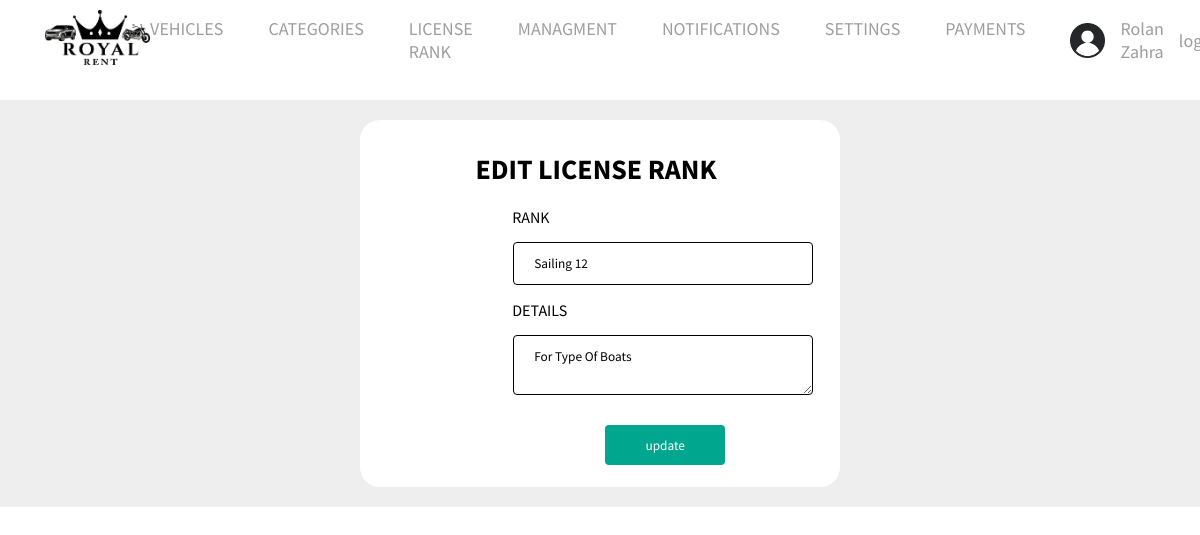
/admin/editlincenesranks.php?id=34 (signed in), run on the app's committed database.
### tables this page shows
CREATE TABLE `settings` (
  `id` int(11) NOT NULL,
  `name` varchar(111) NOT NULL,
  `logo` varchar(111) NOT NULL,
  `email` varchar(111) NOT NULL,
  `phone` varchar(111) NOT NULL,
  `whatsapp` varchar(111) NOT NULL,
  `facebook` varchar(111) NOT NULL,
  `instagram` varchar(111) NOT NULL,
  `address` varchar(111) NOT NULL
);

CREATE TABLE `lincenesrank` (
  `id` int(11) NOT NULL,
  `code` varchar(111) NOT NULL,
  `details` varchar(111) NOT NULL,
  `user_id` int(11) NOT NULL
);

### admin/editlincenesranks.php (the view, shortened to what this page needs)
<?php
$selected = 'dashboradAdd';
include("include/header.php");
$id = $_GET['id'];
if ($id && is_numeric($id)) {
    $stmt = $con->prepare("select * from    lincenesrank where id=? limit 1");
    $stmt->execute(array($id));
    $count = $stmt->rowCount();
    if ($count > 0) {
        $lincenesrank = $stmt->fetch();
    } else {
        header("Location:lincenesrank.php");
        exit;
    }
}
$code = $lincenesrank['code'];
$details = $lincenesrank['details'];
$errors = [];
?>
<?php
if ($errors) {
    foreach ($errors as $error) {
?>
        <div class="AlertMessage">
            <div class="alert alertError">
                <?php echo  '<p">' . $error . '</p>'; ?>
            </div>
        </div><br><br>
<?php }
} ?><div class="data">
    <div class="items">
        <div class="header">
            <h1>EDIT LICENSE RANK</h1>
        </div>
        <div class="text-center">
            <form action="<?php $_SERVER['PHP_SELF'] ?>" method="POST">
                <label for="fname"> RANK</label>
                <input type="text" id="code" name="code" value="<?php echo $code ?>">
                <label for="fname"> DETAILS</label>
                <textarea name="details"><?php echo $details ?></textarea>
                <input type="submit" value="update" class="btn-post">
            </form>
        </div>
    </div>
</div>

### admin/include/header.php (shortened to what this page needs)
<?php
require_once "connect.php";
?>
<!DOCTYPE html>
<html lang="en">
<head>
    <link rel="stylesheet" href="Styles/global.css">
    <link rel="stylesheet" href="Styles/navbar.css">
    <link rel="stylesheet" href="Styles/footer.css">
    <?php if ($selected == 'dashborad') { ?>
        <link rel="stylesheet" href="../Styles/dashborad.css">
    <?php } else if ($selected == 'dashboradAdd') { ?>
        <link rel="stylesheet" href="../Styles/dashboradAdd.css">
    <?php
    } else {
    ?>
        <link rel="stylesheet" href="../Styles/admin.css">
    <?php } ?>
    <link rel="stylesheet" href="https://cdnjs.cloudflare.com/ajax/libs/font-awesome/6.1.1/css/all.min.css" />
</head>
<body>
    <div class="navigation">
        <div class="nav-Content">
            <?php
            $stmt = $con->prepare('select *  from settings where id=1');
            $stmt->execute();
            $stting = $stmt->fetch();
            ?>
            <a ><img class="Logo" src="../images/<?php echo $stting['logo'] ?> " alt="Logo"></a>
            <ul class="nav-links" id="navLinks">
                <li class="test-menu"><a <?php if (
                                                basename($_SERVER['PHP_SELF']) == "vehicles.php" ||
                                                basename($_SERVER['PHP_SELF']) == 'user_vehicles.php' ||
                                                basename($_SERVER['PHP_SELF']) == 'receipt_vehicles.php' ||
                                                basename($_SERVER['PHP_SELF']) == 'commentsuser.php'
                                            ) {
                                                echo "class='selected'";
                                            } ?>>VEHICLES</a>
        </li>
        <li><a <?php if (basename($_SERVER['PHP_SELF']) == "categories.php") {
                    echo "class='selected'";
                } ?> href="categories.php">CATEGORIES</a></li>
        <li><a <?php if (basename($_SERVER['PHP_SELF']) == "lincenesrank.php") {
                    echo "class='selected'";
                } ?> href="lincenesrank.php">LICENSE RANK </a></li>
        <?php
        if ($_SESSION["role"] == 'admin') { ?>
            <li class="test-menu"><a <?php if (
                                            basename($_SERVER['PHP_SELF']) == "worker.php" ||
                                            basename($_SERVER['PHP_SELF']) == "users.php" ||
                                            basename($_SERVER['PHP_SELF']) == "contact_us.php" ||
                                            basename($_SERVER['PHP_SELF']) == "users_clubs.php"
                                        ) {
                                            echo "class='selected'";
                                        } ?>>MANAGMENT</a>
            </li>
            <li><a <?php if (basename($_SERVER['PHP_SELF']) == "notifications.php") {
                        echo "class='selected'";
                    } ?> href="notifications.php">NOTIFICATIONS</a></li>
            <li><a <?php if (basename($_SERVER['PHP_SELF']) == "setting.php") {
                        echo "class='selected'";
                    } ?> href="setting.php"> SETTINGS</a></li>
        <?php
        }  ?>
        <li><a <?php if (basename($_SERVER['PHP_SELF']) == "paymentuser.php") {
                    echo "class='selected'";
                } ?> href="paymentuser.php">PAYMENTS </a></li>
        </ul>
        <div class="Avatar">
            <?php
            if (isset($_SESSION['user_id'])) {
                echo ' <img src="../images/defaultAvatar.png" class="Avatar-Logo" alt="Avatar-Logo">';
            ?>
                <a href="editprofile.php"><?php echo  $_SESSION["name"] ?></a>
            <?php echo '<a href="logout.php">logout</a>';
            } else {
                echo '<a href="login.php">login</a>';
                echo '<a href="logout.php">register</a>';
            }
            ?>
        </div>
    </div>
    </div>

### admin/Styles/global.css (style rules this page uses)
* { font-family: "Source Sans Pro", sans-serif; margin: 0; padding: 0; }

### admin/Styles/navbar.css (style rules this page uses)
.nav-Content { display: flex; justify-content: space-between; align-items: center; margin: 0px 45px; }
.nav-links { display: flex; gap: 45px; }
.nav-links li, a { list-style: none; text-decoration: none; font-size: 18px; color: #111; }
.nav-links li { position: relative; }
.Logo { height: 55px; padding: 10px 0; }
.Avatar-Logo { width: 35px; }
.Avatar, .res-Avatar { display: flex; align-items: center; gap: 15px; }
.resNavLinks li, a { list-style: none; text-decoration: none; font-size: 18px; color: #111; }

### admin/Styles/footer.css (style rules this page uses)
.main-footer-content li, a { list-style: none; color: rgb(160, 156, 156); transition: 0.2s; }

### Styles/dashboradAdd.css (style rules this page uses)
.header { display: flex; margin-top: 29px; justify-content: space-around; margin-left: -98px; }
.header h1 { margin-left: 90px; font-size: 28px; }
.data { margin-top: 20px; padding: 20px; background-color: #eee; }
.items { padding: 2px; background-color: #fff; border-radius: 20px; width: 41%; margin: auto; }
label { font-style: 18px !important; margin-top: 30px !important; margin-bottom: 20px !important; padding: 20px; margin-left: -170px; }
input[type=text], input[type=number], select, #password, textarea { width: 300px; margin-left: -149px; padding: 12px 20px; margin-top:15px; margin-bottom: 15px; display: block; border: 1px solid #000; border-radius: 4px; box-sizing: border-box; }
.btn-post { background: #00A78E; width: 120px; height: 40px; margin-left: -57px;margin-bottom:20px; border: none; border-radius: 4px; cursor: pointer; margin-top: 15px;color: white; }
form { margin-left: 300px; }
.text-center { margin-top: 20px; }

### data on the page
settings: logo (picture)
lincenesrank: code "Sailing 12", details "For Type Of Boats"

### other printed values
$_SESSION["name"] "Rolan Zahra"
